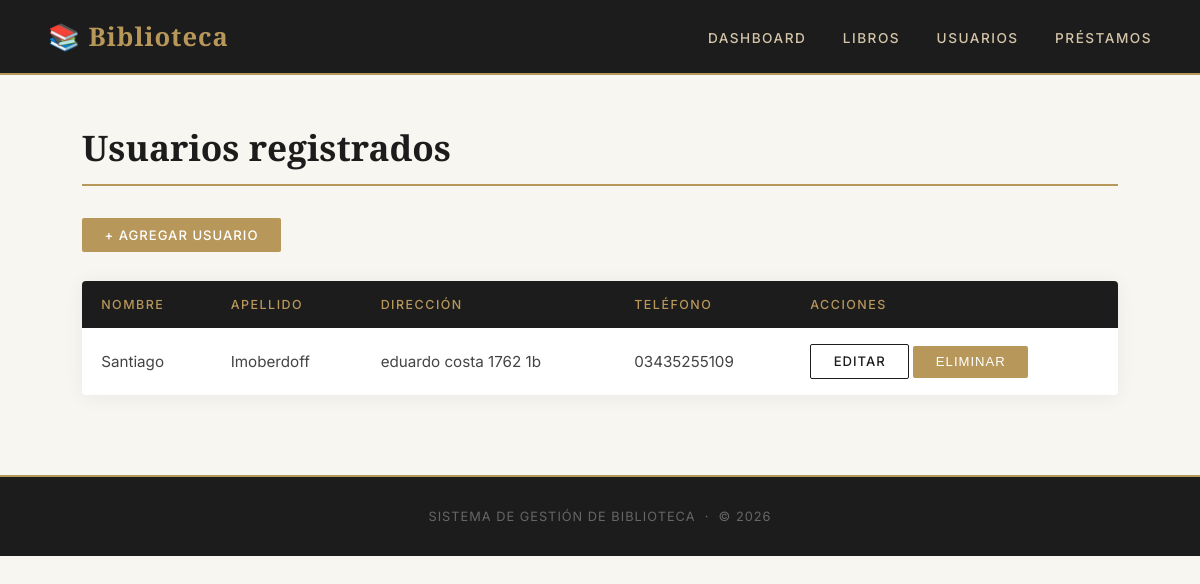
Screenshot of /usuarios/ with the database file from the repository.
### app/models/usuario.py (models this page shows)
class Usuario(db.Model):
    __tablename__ = 'usuarios'
    id = db.Column(db.Integer, primary_key=True)
    nombre = db.Column(db.String(200), nullable=False)
    apellido = db.Column(db.String(100), nullable=False)
    direccion = db.Column(db.String(100), nullable=False)
    telefono = db.Column(db.String(100), nullable=False)

### app/routes/usuarios.py (the view)
@usuarios_bp.route('/')
def listar():
    usuarios = Usuario.query.all()
    return render_template('usuarios/listar.html', usuarios=usuarios)

### app/templates/usuarios/listar.html (shortened to what this page needs)
{% extends 'base.html' %}
{% block content %}
<h1>Usuarios registrados</h1>
<div class="actions">
    <a href="/usuarios/agregar" class="btn">+ Agregar usuario</a>
</div>
<table>
    <thead>
        <tr>
            <th>Nombre</th>
            <th>Apellido</th>
            <th>Dirección</th>
            <th>Teléfono</th>
            <th>Acciones</th>
        </tr>
    </thead>
    <tbody>
        {% for usuario in usuarios %}
        <tr>
            <td>{{ usuario.nombre }}</td>
            <td>{{ usuario.apellido }}</td>
            <td>{{ usuario.direccion }}</td>
            <td>{{ usuario.telefono }}</td>
            <td>
                <a href="/usuarios/editar/{{ usuario.id }}" class="btn-secondary">Editar</a>
                <form method="POST" action="/usuarios/eliminar/{{ usuario.id }}" class="inline">
                    <button type="submit">Eliminar</button>
                </form>
            </td>
        </tr>
        {% endfor %}
    </tbody>
</table>
{% endblock %}

### app/templates/base.html (style rules this page uses)
* { margin: 0; padding: 0; box-sizing: border-box; }
body { font-family: 'Inter', sans-serif; background: #f8f6f1; min-height: 100vh; color: #2c2c2c; }
h1 { font-family: 'Playfair Display', serif; color: #1c1c1c; margin-bottom: 2rem; font-size: 2.2rem; font-weight: 600; border-bottom: 2px solid #b8975a; padding-bottom: 0.8rem; }
table { width: 100%; border-collapse: collapse; background: white; border-radius: 4px; overflow: hidden; box-shadow: 0 2px 20px rgba(0,0,0,0.06); }
th { background: #1c1c1c; color: #b8975a; padding: 1rem 1.2rem; text-align: left; font-size: 0.78rem; letter-spacing: 1.5px; text-transform: uppercase; font-weight: 500; }
td { padding: 1rem 1.2rem; border-bottom: 1px solid #f0ebe0; color: #444; font-size: 0.95rem; }
tr:last-child td { border-bottom: none; }
a.btn { background: #b8975a; color: white; padding: 0.55rem 1.4rem; border-radius: 2px; text-decoration: none; border: none; cursor: pointer; font-size: 0.82rem; font-weight: 500; letter-spacing: 1px; text-transform: uppercase; transition: background 0.3s; display: inline-block; }
button { background: #b8975a; color: white; padding: 0.55rem 1.4rem; border-radius: 2px; text-decoration: none; border: none; cursor: pointer; font-size: 0.82rem; font-weight: 500; letter-spacing: 1px; text-transform: uppercase; transition: background 0.3s; }
a.btn-secondary { background: transparent; color: #1c1c1c; padding: 0.55rem 1.4rem; border-radius: 2px; text-decoration: none; font-size: 0.82rem; font-weight: 500; letter-spacing: 1px; text-transform: uppercase; border: 1px solid #1c1c1c; transition: all 0.3s; display: inline-block; }
form.inline { display: inline; }
.actions { display: flex; gap: 0.8rem; align-items: center; margin-bottom: 1.8rem; }

### rows the page displays
Usuario: nombre "Santiago", apellido "Imoberdoff", direccion "eduardo costa 1762 1b", telefono "03435255109"
